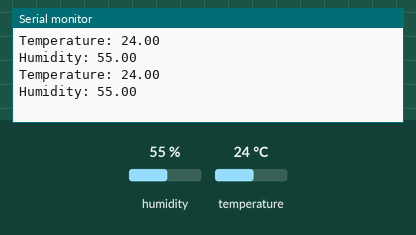
A sketch run on a simulated Arduino Uno, built with avr-gcc and run on an emulated ATmega328P. On the bench: the last lines printed to the serial monitor. Inputs (shaded band) come from the test bench; at power-on: humidity 55 %, temperature 24 °C.

Above: at 4.8 s.
4.9 s: humidity set to 22 %
At 6.9 s:
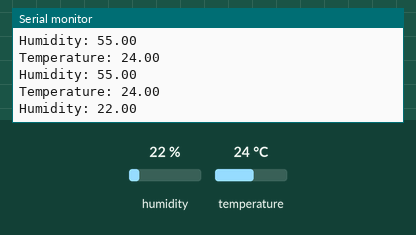
7.9 s: temperature set to 12 °C
At 9.3 s:
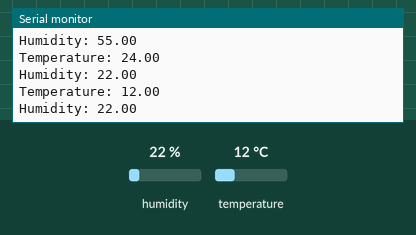
10.9 s: humidity set to 40 %
At 12.9 s:
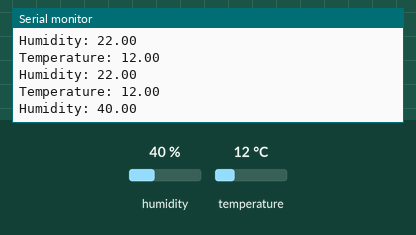
Timing chart, 0 to 14.4 s (numbered marks = the images above; inputs shaded):
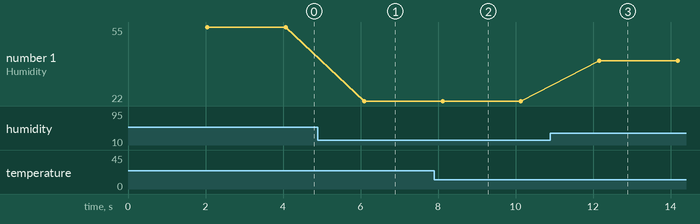

The sketch:

TempHumCayenneAr.ino
```cpp
// Example testing sketch for various DHT humidity/temperature sensors
// Escrit per ladyada, domini públic
// Requereix les llibreries a
// - DHT Sensor Library: https://github.com/adafruit/DHT-sensor-library
// - Adafruit Unified Sensor Lib: https://github.com/adafruit/Adafruit_Sensor


#include <DHT.h>
#define DHTPIN 2 // Si el pin digital per les dades del sensor DHT11 es el 2.
#define DHTTYPE DHT11 // Especifiquem que el sensor es el DHT11
DHT dht(DHTPIN, DHTTYPE); // Inicialitzacio 1

//#include <CayenneMQTTSerial.h>

// Cayenne authentication info. This should be obtained from the Cayenne Dashboard.
char username[] = "9358a710-0d44-11eb-8779-7d56e82df461";
char password[] = "550eb11fb124920d06c59c18428f07900de8c6c3";
char clientID[] = "c64bb680-0d44-11eb-b767-3f1a8f1211ba";


void setup() {
 Serial.begin(9600); // Inicialitzacio Comunicació Sèrie i Velocitat.
 dht.begin(); // Inicialitzacio 3
// Cayenne.begin(username, password, clientID);
}
void loop() {
 //Cayenne.loop();
 delay(2000); // Espera 2 segons entre mesures. El sensor no llegeix de forma instantània.
 float h = dht.readHumidity(); // lectura de la Humitat com a decimal a la variable h
 float t = dht.readTemperature(); // lectura de la Temperatura com a decimal a la variable t.
 // Comprova si alguna lectura falla, surt per provar de nou.
 if (isnan(h) || isnan(t)) {
    Serial.println("Errada en llegir el sensor DHT11 !"); // imprimeix i nova linia
    return;
 }

 Serial.print("Temperature: "); //imprimeix paraula i mateixa linia
 Serial.print(t); // imprimeix valor de temperatura
 Serial.print("\n"); // Canvi de linia
 Serial.print("Humidity: "); // imprimeix paraula i mateixa linia
 Serial.print(h); // imprimeix valor de humitat
 Serial.print("\n"); // canvi de linia
 //Cayenne.virtualWrite(0,t);
 //Cayenne.virtualWrite(1,h);
}
```

Measured:
- after the input at 4.9 s, the serial monitor: prints a new line after 1.2 s (image 1)
- after the input at 7.9 s, the serial monitor: prints a new line after 0.20 s (image 2)
- after the input at 10.9 s, the serial monitor: prints a new line after 1.3 s (image 3)
- plotted number 1: 55 → 22 after the input at 4.9 s, 22 → 40 after the input at 10.9 s
